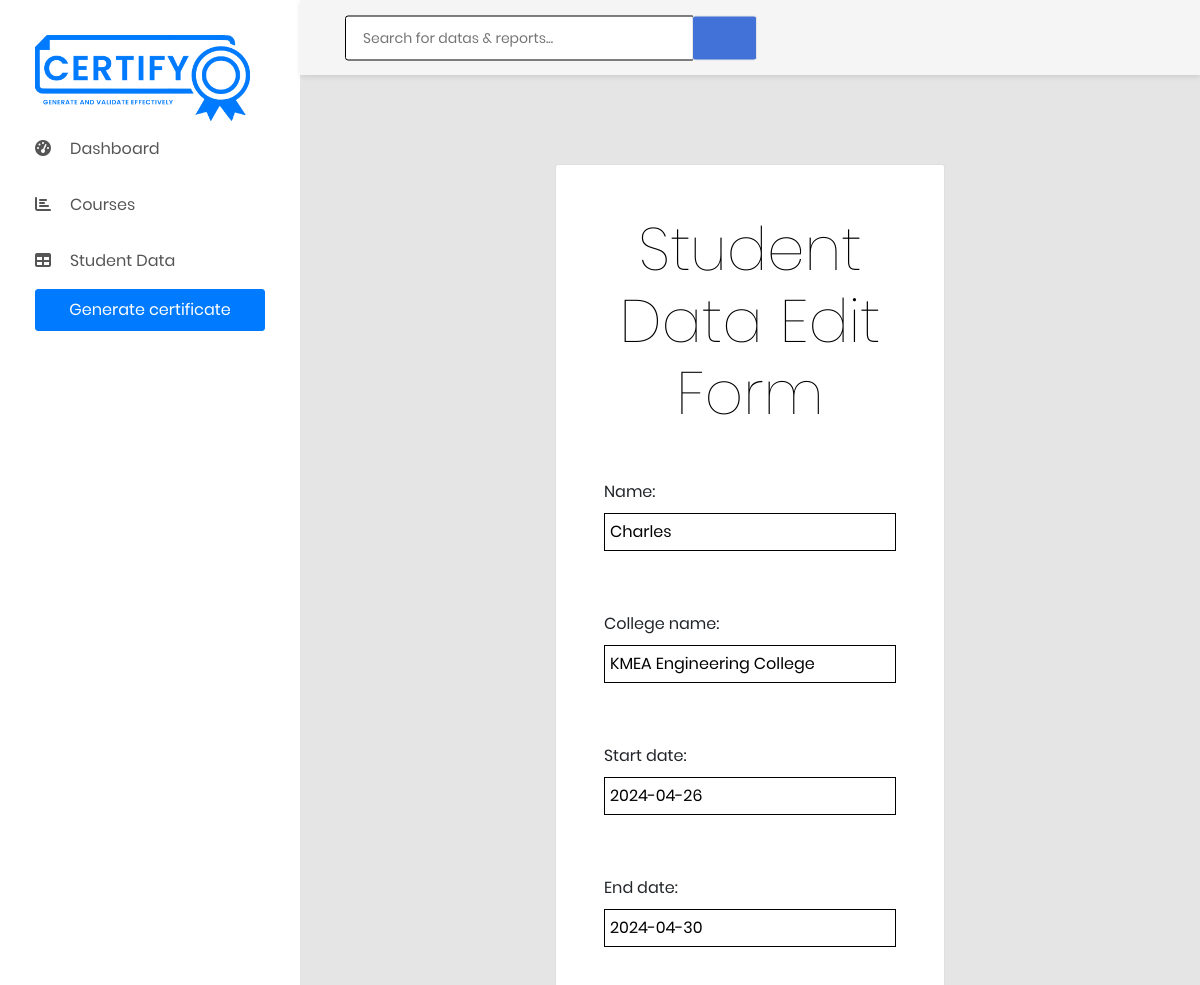
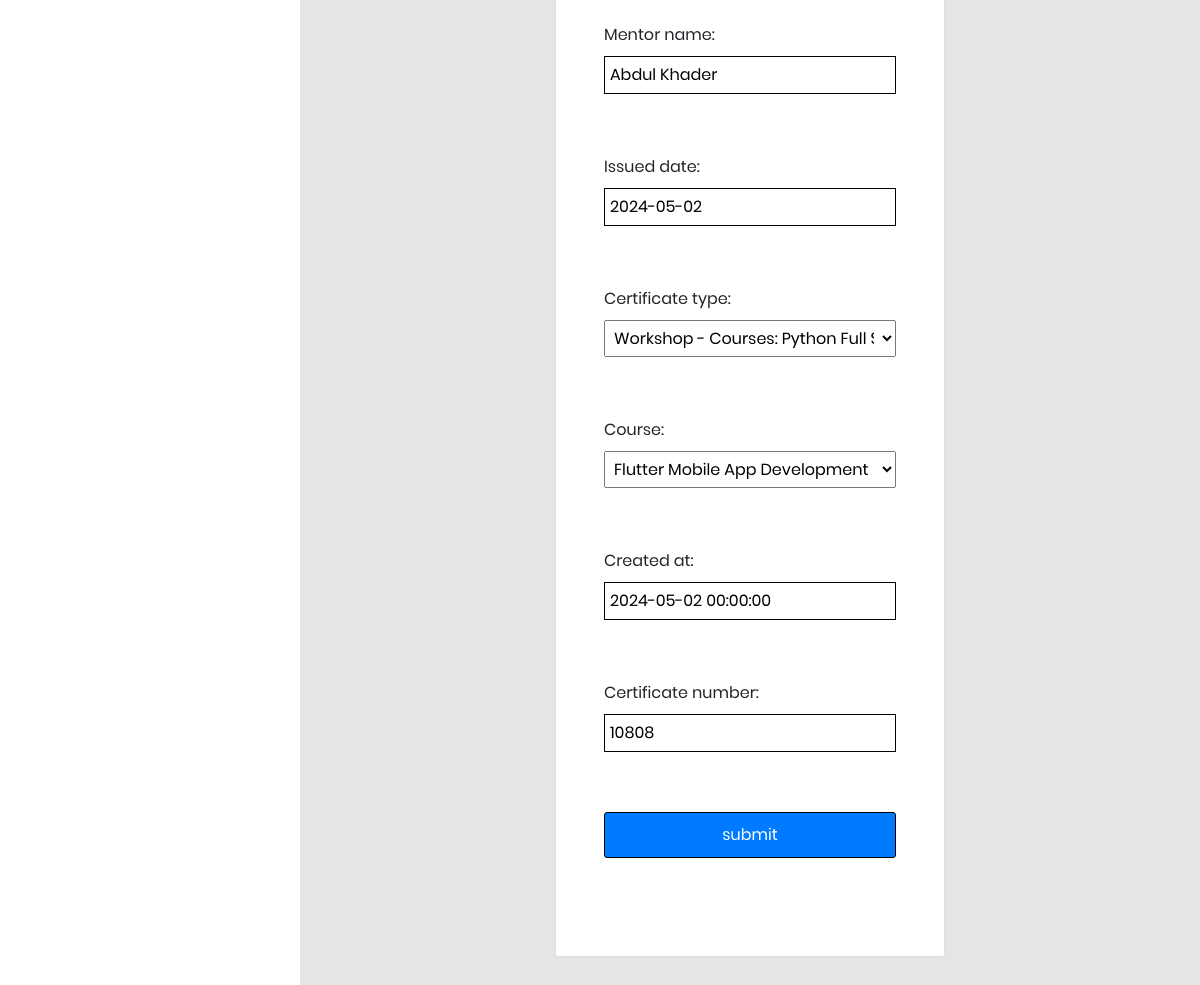
/certificate/edit/54 (signed in), run on the app's committed database (2 pictures, top to bottom).
### certificate_app/models.py (models this page shows, shortened)
class Student(models.Model):
    name = models.CharField(max_length=255, blank=True, default='')
    college_name = models.CharField(max_length=255, blank=True, default='')
    start_date = models.DateField(default=timezone.now)
    end_date = models.DateField(default=timezone.now)
    mentor_name = models.CharField(max_length=255, blank=True, default='')
    issued_date = models.DateField(default=timezone.now)
    certificate_type = models.ForeignKey(CertificateTypes, on_delete=models.CASCADE, related_name='students', null=True)
    course= models.ForeignKey(Course, on_delete=models.CASCADE, related_name='enrolled_students', null=True)
    created_at = models.DateTimeField( default=timezone.now)  # Add this field to store creation time
    certificate_number = models.CharField(max_length=20, null=True, blank=True)  # Changed field name to certificate_number

class CertificateTypes(models.Model):
    certify_type_id=models.IntegerField(null=True)
    certificate_type = models.CharField(max_length=100)
    courses = models.ManyToManyField(Course, related_name='certificate_types')
    def __str__(self):
        course_list = ', '.join([course.course_name for course in self.courses.all()])
        return f"{self.certificate_type} - Courses: {course_list}"

### certificate_app/views.py (the view)
# urls.py: path('edit/<pk>',views.edit,name='edit'),
@login_required(login_url='login')
def edit(request, pk):
    instance_to_be_edited = Student.objects.get(pk=pk)
    if request.method == 'POST':
        frm = MyForm(request.POST, instance=instance_to_be_edited)
        if frm.is_valid():
            frm.save()
            return redirect('display_students')  # Redirect after successful form submission
    else:
        frm = MyForm(instance=instance_to_be_edited)
    return render(request, 'edit.html', {'form': frm})

### certificate_app/forms.py
class MyForm(forms.ModelForm):
    class Meta:
        model = Student
        fields = "__all__"

### certificate_app/models.py (called while the page is built)
    def __str__(self):
        return self.course_name if self.course_name else ''

### templates/edit.html (shortened to what this page needs)
{% extends 'base.html' %}
{% load static %}
{% block body %}
    <div class="main-content">
      <div class="section__content section__content--p30">
        <div class="container">
          <div class="row">
            <div class="col-md-6 col-sm-12 mx-auto">
              <div class="card text-justify mt-5">
                <div class="card-body form-body p-5">
                  <h5 class="card-title text-center">Student Data Edit Form</h5>
                  <p class="card-text">
                  <form method="post" action="" class="frm">
                    {{ form.as_p }}
                    <input class="btn btn-primary" type="submit" name="submit_form" value="submit">
                  </form>
                </div>
              </div>
            </div>
          </div>
        </div>
      </div>
    </div>
{% endblock %}

### static/css/style.css (style rules this page uses)
.form-body { padding: 10px; }
.form-body p { margin-bottom:30px; }
.frm label { width: 100%; display: inline-block; text-align: left; padding-right: 10px; }
.frm input[type="text"], .frm input[type="date"], .frm select { width: 100%; padding: 5px; box-sizing: border-box; margin-bottom: 30px; }
input, textarea { border: 1px solid black !important; }
.frm input[type="submit"] { width: 100%; padding: 10px 0px; margin-bottom: 50px }
.form-body h5 { text-align: center; margin: 0 0 50px 0; font-weight: 100; font-size: 60px; color: #000000; }

### data on the page
Student: name "Charles", college_name "KMEA Engineering College", start_date "2024-04-26", end_date "2024-04-30", mentor_name "Abdul Khader", issued_date "2024-05-02", course "Flutter Mobile App Development", created_at "2024-05-02 00:00:00", certificate_number "10808"
CertificateTypes: certificate_type "Workshop - Courses: Python Full Stack, Artificial Intelligence & Machine Learning, Embedded System Development, Data Science, Digital Marketing, MERN Stack, PCB Designing, Mechanical CAD Designing, Flutter Mobile App Development"
